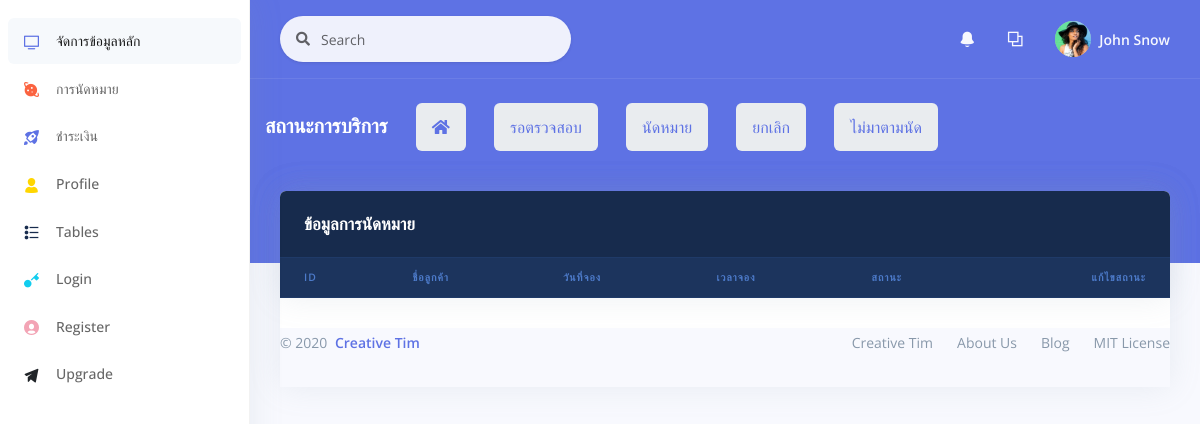
The app's page /backend/order_1.php, older data.
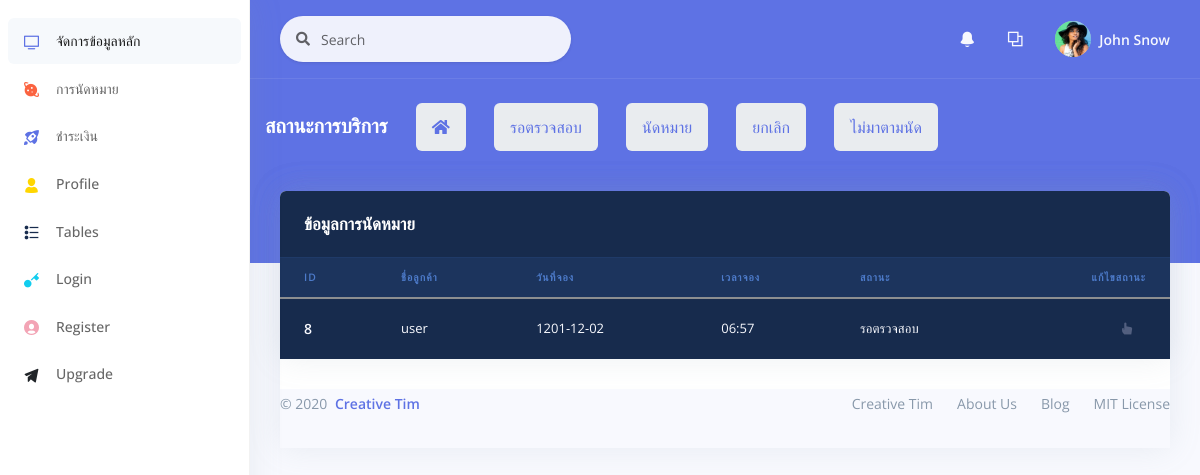
The same page, newer data.
### tables this page shows
CREATE TABLE `orders` (
  `o_id` int(11) NOT NULL,
  `id_mem` int(11) NOT NULL,
  `o_mail` varchar(60) NOT NULL,
  `tel_mem` varchar(10) NOT NULL,
  `car_id` int(11) NOT NULL,
  `year_car` int(5) NOT NULL,
  `number_car` varchar(8) NOT NULL COMMENT 'ทะเบียนรถ',
  `mile` varchar(10) NOT NULL COMMENT 'ระยะไมล์',
  `sv_id` int(11) NOT NULL COMMENT 'ประเภทงานบริการ',
  `svst_id` int(11) NOT NULL COMMENT 'สถานะบริการ',
  `o_date` datetime(6) NOT NULL,
  `o_daterq` varchar(30) NOT NULL,
  `o_timerq` varchar(30) NOT NULL
);

CREATE TABLE `tb_mem` (
  `id_mem` int(11) NOT NULL,
  `name_mem` varchar(25) NOT NULL,
  `last_mem` varchar(25) NOT NULL,
  `userlevel` varchar(25) NOT NULL,
  `username` varchar(25) NOT NULL,
  `password` varchar(128) NOT NULL,
  `tel_mem` varchar(10) NOT NULL,
  `address_mem` varchar(150) NOT NULL
);

CREATE TABLE `serv_status` (
  `stsv_id` int(11) NOT NULL,
  `stsv_name` varchar(50) NOT NULL
);

### backend/order_1.php (the view, shortened to what the changed rows need)
<?php
include "../conn.php";
$sql = "SELECT orders.o_id,tb_mem.name_mem,serv_status.stsv_name,orders.o_daterq,orders.o_timerq
FROM((orders INNER JOIN tb_mem on orders.id_mem=tb_mem.id_mem)
INNER JOIN serv_status on orders.svst_id=serv_status.stsv_id)
WHERE serv_status.stsv_id=1
ORDER BY orders.o_id;";
$result = mysqli_query($con, $sql);
?>
<!DOCTYPE html>
<html>
<head>
    <link rel="stylesheet" href="./assets/vendor/nucleo/css/nucleo.css" type="text/css">
    <link rel="stylesheet" href="./assets/vendor/@fortawesome/fontawesome-free/css/all.min.css" type="text/css">
    <link rel="stylesheet" href="./assets/css/argon.css?v=1.2.0" type="text/css">
</head>
<body>
    <?php
    include "object/_nev.php";
    ?>
    <div class="container-fluid mt--6">
        <div class="row">
            <div class="col">
                <div class="card">
                    <div class="row">
                        <div class="col">
                            <div class="card bg-default shadow">
                                <div class="table-responsive">
                                    <table class="table align-items-center table-dark table-flush">
                                        <thead class="thead-dark">
                                            <tr>
                                                <th scope="col" class="sort" data-sort="ID">ID</th>
                                                <th scope="col" class="sort" data-sort="name">ชื่อลูกค้า</th>
                                                <th scope="col" class="sort" data-sort="date">วันที่จอง</th>
                                                <th scope="col" class="sort" data-sort="date">เวลาจอง</th>
                                                <th scope="col" class="sort" data-sort="status">สถานะ</th>
                                                <th scope="col" class="text-right">แก้ไขสถานะ</th>
                                            </tr>
                                        </thead>
                                        <tbody class="list">
                                            <?php
                                            while ($rs = mysqli_fetch_array($result)) {
                                                $o_id = $rs['o_id'];
                                                $o_daterq = $rs['o_daterq'];
                                                $o_timerq = $rs['o_timerq'];
                                                $stsv_name = $rs['stsv_name'];
                                                $name_mem = $rs['name_mem'];
                                            ?>
                                        <tbody class="list">
                                            <tr>
                                                <th scope="row">
                                                    <div class="media align-items-center">
                                                        <div class="media-body">
                                                            <span class="name mb-0 text-sm"><?php echo $o_id ?></span>
                                                        </div>
                                                    </div>
                                                </th>
                                                <td class="budget">
                                                    <?php echo $name_mem ?>
                                                </td>
                                                <td class="budget">
                                                    <?php echo $o_daterq ?>
                                                </td>
                                                <td class="budget">
                                                    <?php echo $o_timerq ?>
                                                </td>
                                                <td class="budget">
                                                    <?php echo $stsv_name ?>
                                                </td>
                                                <td class="text-right">
                                                    <li class="nav-item dropdown">
                                                        <a class="nav-link" href="#" role="button" data-toggle="dropdown">
                                                            <i class="ni ni-active-40"></i>
                                                        </a>
                                                    </li>
                                                </td>
                                            </tr>
                                        <?php }
                                        ?>
                                        </tbody>
                                    </table>
                                </div>
                            </div>
                        </div>
                    </div>
                </div>
            </div>
</body>
</html>

Row changes from the older to the newer data that the page shows:
added orders: o_id "8", id_mem.name_mem "user", o_daterq "1201-12-02", o_timerq "06:57", serv_status.stsv_name "รอตรวจสอบ"
